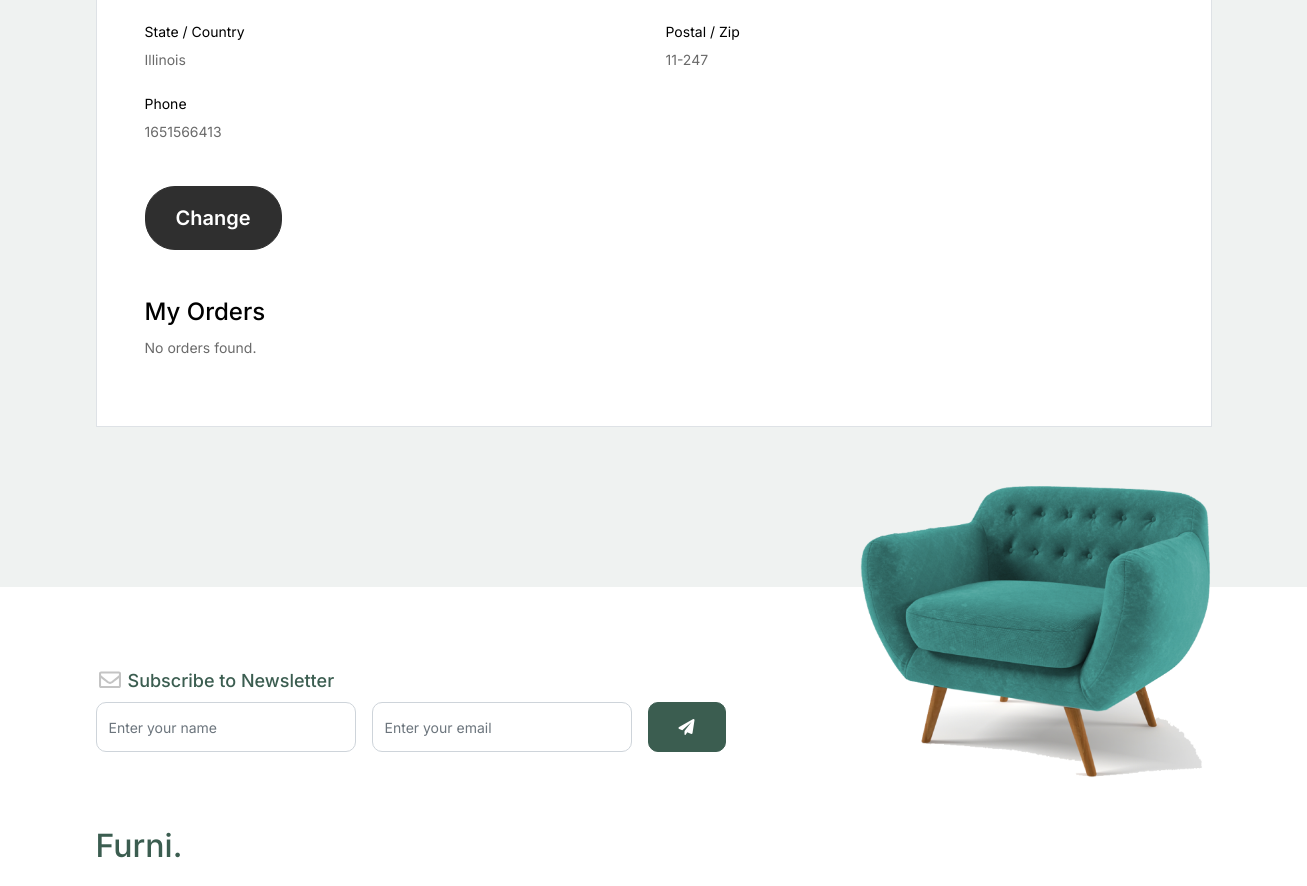
Before: /profile/ (signed in, middle part) with the older database file.
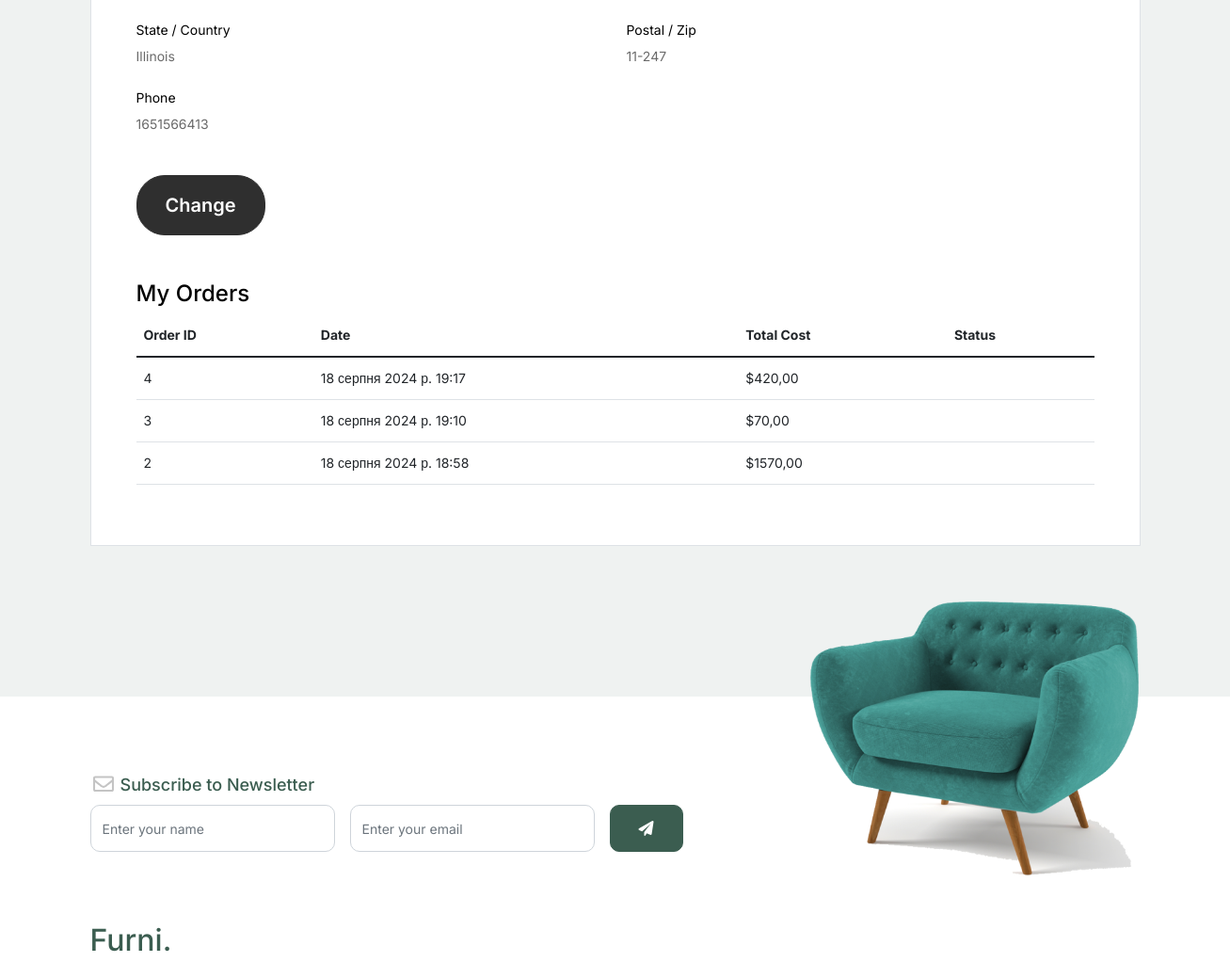
After: the same page with the newer database file.
### shop/models.py (models this page shows, shortened)
class Profile(models.Model):
    user = models.OneToOneField(User, on_delete=models.CASCADE)
    country = models.CharField(max_length=100, null=True, blank=True)
    address = models.CharField(max_length=255, null=True, blank=True)
    state_country = models.CharField(max_length=100, null=True, blank=True)
    postal_zip = models.CharField(max_length=20, null=True, blank=True)
    phone = models.CharField(max_length=20, null=True, blank=True)

### orders/models.py (models this page shows, shortened)
class Order(models.Model):
    user = models.ForeignKey(User, related_name='orders', on_delete=models.CASCADE, null=True, blank=True)
    first_name = models.CharField(max_length=50)
    last_name = models.CharField(max_length=50)
    email = models.EmailField()
    address = models.CharField(max_length=250)
    country = models.CharField(max_length=100, null=True, blank=True)
    state_country = models.CharField(max_length=100, null=True, blank=True)
    postal_zip = models.CharField(max_length=20, null=True, blank=True)
    phone = models.CharField(max_length=20, null=True, blank=True)
    created = models.DateTimeField(auto_now_add=True)
    updated = models.DateTimeField(auto_now=True)
    paid = models.BooleanField(default=False)
    class Meta:
        ordering = ('-created',)
        verbose_name = 'Заказ'
        verbose_name_plural = 'Заказы'
    def get_total_cost(self):
        return sum(item.get_cost() for item in self.items.all())

class OrderItem(models.Model):  # Изменил OrderItems на OrderItem
    order = models.ForeignKey(Order, related_name='items', on_delete=models.CASCADE)
    product = models.ForeignKey(Product, related_name='order_items', on_delete=models.CASCADE)
    price = models.DecimalField(max_digits=10, decimal_places=2)
    quantity = models.PositiveIntegerField(default=1)
    def get_cost(self):
        return self.price * self.quantity

### shop/views.py (the view)
# urls.py: path('profile/', views.profile, name='profile'),
@login_required
def profile(request):
    user_profile = request.user.profile
    orders = Order.objects.filter(user=request.user)
    context = {
        'user': request.user,
        'profile': user_profile,
        'orders': orders
    }
    return render(request, 'shop/profile.html', context)

### shopping_cart/cart.py (called while the page is built)
    def __len__(self):
        return sum(item['quantity'] for item in self.cart.values())

    def get_total_quantity(self):
        return self.__len__()

### shopping_cart/context_processors.py (called while the page is built)
def cart(request):
    return {'cart': Cart(request)}

### templates/shop/profile.html (shortened to what this page needs)
{% extends 'shop/base.html' %}
{% load static %}
{% block content %}
<div class="untree_co-section">
  <div class="container">
    <div class="row mb-5">
      <div class="col-md-12">
        <div class="p-3 p-lg-5 border bg-white">
          <div class="form-group row">
            <div class="col-md-12">
            </div>
          </div>
          <div class="form-group row">
            <div class="col-md-6">
              <label for="state_country" class="text-black">State / Country</label>
              <p>{{ user.profile.state_country }}</p>
            </div>
            <div class="col-md-6">
              <label for="postal_zip" class="text-black">Postal / Zip</label>
              <p>{{ user.profile.postal_zip }}</p>
            </div>
          </div>
          <div class="form-group row mb-4">
            <div class="col-md-6">
              <label for="phone" class="text-black">Phone</label>
              <p>{{ user.profile.phone }}</p>
            </div>
          </div>
          <div class="form-group">
            <a href="{% url 'shop:update_profile' %}" class="btn btn-black btn-lg py-3 btn-block">Change</a>
          </div>
 <h3 class="h4 text-black mt-5">My Orders</h3>
          {% if orders %}
            <div class="table-responsive">
              <table class="table">
                <thead>
                  <tr>
                    <th>Order ID</th>
                    <th>Date</th>
                    <th>Total Cost</th>
                    <th>Status</th>
                  </tr>
                </thead>
                <tbody>
                  {% for order in orders %}
                  <tr>
                    <td>{{ order.id }}</td>
                    <td>{{ order.created }}</td>
                    <td>${{ order.get_total_cost }}</td>
                    <td>{{ order.get_status_display }}</td>
                  </tr>
                  {% endfor %}
                </tbody>
              </table>
            </div>
          {% else %}
            <p>No orders found.</p>
          {% endif %}
        </div>
      </div>
    </div>
  </div>
</div>
{% endblock %}

### templates/shop/base.html (shortened to what this page needs)
{% load crispy_forms_tags %}
{% load static %}
<!doctype html>
<html lang="en">
<head>
  <link href="{% static 'shop/css/bootstrap.min.css' %}" rel="stylesheet">
  <link href="https://cdnjs.cloudflare.com/ajax/libs/font-awesome/6.0.0-beta3/css/all.min.css" rel="stylesheet">
  <link href="{% static 'shop/css/tiny-slider.css' %}" rel="stylesheet">
  <link href="{% static 'shop/css/style.css' %}" rel="stylesheet">
</head>
<body>
 {% block content %}
 {% endblock %}
  <footer class="footer-section">
    <div class="container relative">
      <div class="sofa-img">
        <img src="{% static 'shop/images/sofa.png' %}" alt="Sofa" class="img-fluid">
      </div>
      <div class="row">
        <div class="col-lg-8">
          <div class="subscription-form">
            <h3 class="d-flex align-items-center"><span class="me-1"><img src="{% static 'shop/images/envelope-outline.svg' %}" alt="Newsletter" class="img-fluid"></span><span>Subscribe to Newsletter</span></h3>
            <form action="#" class="row g-3">
              <div class="col-auto">
                <input type="text" class="form-control" placeholder="Enter your name">
              </div>
              <div class="col-auto">
                <input type="email" class="form-control" placeholder="Enter your email">
              </div>
              <div class="col-auto">
                <button class="btn btn-primary">
                  <span class="fa fa-paper-plane"></span>
                </button>
              </div>
            </form>
          </div>
        </div>
      </div>
      <div class="row g-5 mb-5">
        <div class="col-lg-4">
          <div class="mb-4 footer-logo-wrap"><a href="{% url 'shop:index' %}" class="footer-logo">Furni<span>.</span></a></div>
        </div>
        <div class="col-lg-8">
        </div>
      </div>
    </div>
  </footer>
</body>
</html>

### static/shop/css/style.css (style rules this page uses)
body { overflow-x: hidden; position: relative; }
body { font-family: "Inter", sans-serif; font-weight: 400; line-height: 28px; color: #6a6a6a; font-size: 14px; background-color: #eff2f1; }
a { text-decoration: none; -webkit-transition: .3s all ease; -o-transition: .3s all ease; transition: .3s all ease; color: #2f2f2f; text-decoration: underline; }
.btn { font-weight: 600; padding: 12px 30px; border-radius: 30px; color: #ffffff; background: #2f2f2f; border-color: #2f2f2f; }
.btn.btn-primary { background: #3b5d50; border-color: #3b5d50; }
.footer-section { padding: 80px 0; background: #ffffff; }
.footer-section .relative { position: relative; }
.footer-section a { text-decoration: none; color: #2f2f2f; -webkit-transition: .3s all ease; -o-transition: .3s all ease; transition: .3s all ease; }
.footer-section .subscription-form { margin-bottom: 40px; position: relative; z-index: 2; margin-top: 100px; }
@media (min-width: 992px) { .footer-section .subscription-form { margin-top: 0px; margin-bottom: 80px; } }
.footer-section .subscription-form h3 { font-size: 18px; font-weight: 500; color: #3b5d50; }
.footer-section .subscription-form .form-control { height: 50px; border-radius: 10px; font-family: "Inter", sans-serif; }
.footer-section .subscription-form .btn { border-radius: 10px !important; }
.footer-section .sofa-img { position: absolute; top: -200px; z-index: 1; right: 0; }
.footer-section .sofa-img img { max-width: 380px; }
.footer-section .footer-logo-wrap .footer-logo { font-size: 32px; font-weight: 500; text-decoration: none; color: #3b5d50; }
.untree_co-section { padding: 7rem 0; }
.form-control { height: 50px; border-radius: 10px; font-family: "Inter", sans-serif; }

Changed rows visible on the page:
added Order: id "4", created "18 серпня 2024 р. 19:17", get_total_cost "420,00"
added Order: id "3", created "18 серпня 2024 р. 19:10", get_total_cost "70,00"
added Order: id "2", created "18 серпня 2024 р. 18:58", get_total_cost "1570,00"
Other visible differences:
text no longer shown: "No orders found."
text now shown: "Order ID Date Total Cost Status"
